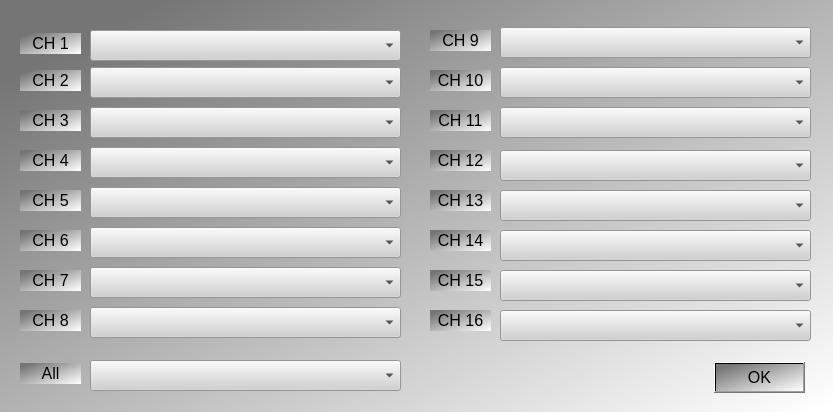
<?xml version="1.0" encoding="UTF-8"?>
<ui version="4.0">
 <class>Dialog_MidiMapper</class>
 <widget class="QDialog" name="Dialog_MidiMapper">
  <property name="geometry">
   <rect>
    <x>0</x>
    <y>0</y>
    <width>833</width>
    <height>412</height>
   </rect>
  </property>
  <property name="windowTitle">
   <string>MIDI Mapper</string>
  </property>
  <property name="styleSheet">
   <string notr="true">background-color: qlineargradient(spread:pad, x1:0.0795909, y1:0.119, x2:0.983, y2:0.998455, stop:0 rgba(117, 117, 117, 255), stop:1 rgba(255, 255, 255, 255));
border-color: rgb(0, 0, 0);</string>
  </property>
  <widget class="QLabel" name="label_MidiMapperCh_6">
   <property name="geometry">
    <rect>
     <x>20</x>
     <y>230</y>
     <width>61</width>
     <height>21</height>
    </rect>
   </property>
   <property name="font">
    <font>
     <pointsize>12</pointsize>
    </font>
   </property>
   <property name="text">
    <string>CH 6</string>
   </property>
   <property name="alignment">
    <set>Qt::AlignCenter</set>
   </property>
  </widget>
  <widget class="QComboBox" name="comboBox_MidiMapperCh_14">
   <property name="geometry">
    <rect>
     <x>500</x>
     <y>230</y>
     <width>311</width>
     <height>31</height>
    </rect>
   </property>
   <property name="font">
    <font>
     <pointsize>12</pointsize>
    </font>
   </property>
   <property name="styleSheet">
    <string notr="true">
border-color: rgb(0, 0, 0);
background-color: rgb(209, 209, 209);</string>
   </property>
  </widget>
  <widget class="QLabel" name="label_MidiMapperCh_3">
   <property name="geometry">
    <rect>
     <x>20</x>
     <y>110</y>
     <width>61</width>
     <height>21</height>
    </rect>
   </property>
   <property name="font">
    <font>
     <pointsize>12</pointsize>
    </font>
   </property>
   <property name="text">
    <string>CH 3</string>
   </property>
   <property name="alignment">
    <set>Qt::AlignCenter</set>
   </property>
  </widget>
  <widget class="QLabel" name="label_MidiMapperCh_7">
   <property name="geometry">
    <rect>
     <x>20</x>
     <y>270</y>
     <width>61</width>
     <height>21</height>
    </rect>
   </property>
   <property name="font">
    <font>
     <pointsize>12</pointsize>
    </font>
   </property>
   <property name="text">
    <string>CH 7</string>
   </property>
   <property name="alignment">
    <set>Qt::AlignCenter</set>
   </property>
  </widget>
  <widget class="QComboBox" name="comboBox_MidiMapperCh_15">
   <property name="geometry">
    <rect>
     <x>500</x>
     <y>270</y>
     <width>311</width>
     <height>31</height>
    </rect>
   </property>
   <property name="font">
    <font>
     <pointsize>12</pointsize>
    </font>
   </property>
   <property name="styleSheet">
    <string notr="true">
border-color: rgb(0, 0, 0);
background-color: rgb(209, 209, 209);</string>
   </property>
  </widget>
  <widget class="QComboBox" name="comboBox_MidiMapperCh_12">
   <property name="geometry">
    <rect>
     <x>500</x>
     <y>150</y>
     <width>311</width>
     <height>31</height>
    </rect>
   </property>
   <property name="font">
    <font>
     <pointsize>12</pointsize>
    </font>
   </property>
   <property name="styleSheet">
    <string notr="true">
border-color: rgb(0, 0, 0);
background-color: rgb(209, 209, 209);</string>
   </property>
  </widget>
  <widget class="QPushButton" name="pushButton_MidiMapperOK">
   <property name="geometry">
    <rect>
     <x>714</x>
     <y>362</y>
     <width>91</width>
     <height>31</height>
    </rect>
   </property>
   <property name="font">
    <font>
     <pointsize>12</pointsize>
    </font>
   </property>
   <property name="text">
    <string>OK</string>
   </property>
  </widget>
  <widget class="QComboBox" name="comboBox_MidiMapperCh_11">
   <property name="geometry">
    <rect>
     <x>500</x>
     <y>107</y>
     <width>311</width>
     <height>31</height>
    </rect>
   </property>
   <property name="font">
    <font>
     <pointsize>12</pointsize>
    </font>
   </property>
   <property name="styleSheet">
    <string notr="true">
border-color: rgb(0, 0, 0);
background-color: rgb(209, 209, 209);</string>
   </property>
  </widget>
  <widget class="QLabel" name="label_MidiMapperCh_10">
   <property name="geometry">
    <rect>
     <x>430</x>
     <y>70</y>
     <width>61</width>
     <height>21</height>
    </rect>
   </property>
   <property name="font">
    <font>
     <pointsize>12</pointsize>
    </font>
   </property>
   <property name="text">
    <string>CH 10</string>
   </property>
   <property name="alignment">
    <set>Qt::AlignCenter</set>
   </property>
  </widget>
  <widget class="QComboBox" name="comboBox_MidiMapperCh_7">
   <property name="geometry">
    <rect>
     <x>90</x>
     <y>267</y>
     <width>311</width>
     <height>31</height>
    </rect>
   </property>
   <property name="font">
    <font>
     <pointsize>12</pointsize>
    </font>
   </property>
   <property name="styleSheet">
    <string notr="true">
border-color: rgb(0, 0, 0);
background-color: rgb(209, 209, 209);</string>
   </property>
  </widget>
  <widget class="QLabel" name="label_MidiMapperCh_13">
   <property name="geometry">
    <rect>
     <x>430</x>
     <y>190</y>
     <width>61</width>
     <height>21</height>
    </rect>
   </property>
   <property name="font">
    <font>
     <pointsize>12</pointsize>
    </font>
   </property>
   <property name="text">
    <string>CH 13</string>
   </property>
   <property name="alignment">
    <set>Qt::AlignCenter</set>
   </property>
  </widget>
  <widget class="QLabel" name="label_MidiMapperCh_9">
   <property name="geometry">
    <rect>
     <x>430</x>
     <y>30</y>
     <width>61</width>
     <height>21</height>
    </rect>
   </property>
   <property name="font">
    <font>
     <pointsize>12</pointsize>
    </font>
   </property>
   <property name="text">
    <string>CH 9</string>
   </property>
   <property name="alignment">
    <set>Qt::AlignCenter</set>
   </property>
  </widget>
  <widget class="QComboBox" name="comboBox_MidiMapperCh_6">
   <property name="geometry">
    <rect>
     <x>90</x>
     <y>227</y>
     <width>311</width>
     <height>31</height>
    </rect>
   </property>
   <property name="font">
    <font>
     <pointsize>12</pointsize>
    </font>
   </property>
   <property name="styleSheet">
    <string notr="true">
border-color: rgb(0, 0, 0);
background-color: rgb(209, 209, 209);</string>
   </property>
  </widget>
  <widget class="QLabel" name="label_MidiMapperCh_11">
   <property name="geometry">
    <rect>
     <x>430</x>
     <y>110</y>
     <width>61</width>
     <height>21</height>
    </rect>
   </property>
   <property name="font">
    <font>
     <pointsize>12</pointsize>
    </font>
   </property>
   <property name="text">
    <string>CH 11</string>
   </property>
   <property name="alignment">
    <set>Qt::AlignCenter</set>
   </property>
  </widget>
  <widget class="QComboBox" name="comboBox_MidiMapperCh_13">
   <property name="geometry">
    <rect>
     <x>500</x>
     <y>190</y>
     <width>311</width>
     <height>31</height>
    </rect>
   </property>
   <property name="font">
    <font>
     <pointsize>12</pointsize>
    </font>
   </property>
   <property name="styleSheet">
    <string notr="true">
border-color: rgb(0, 0, 0);
background-color: rgb(209, 209, 209);</string>
   </property>
  </widget>
  <widget class="QComboBox" name="comboBox_MidiMapperCh_16">
   <property name="geometry">
    <rect>
     <x>500</x>
     <y>310</y>
     <width>311</width>
     <height>31</height>
    </rect>
   </property>
   <property name="font">
    <font>
     <pointsize>12</pointsize>
    </font>
   </property>
   <property name="styleSheet">
    <string notr="true">
border-color: rgb(0, 0, 0);
background-color: rgb(209, 209, 209);</string>
   </property>
  </widget>
  <widget class="QLabel" name="label_MidiMapperCh_1">
   <property name="geometry">
    <rect>
     <x>20</x>
     <y>33</y>
     <width>61</width>
     <height>21</height>
    </rect>
   </property>
   <property name="font">
    <font>
     <pointsize>12</pointsize>
    </font>
   </property>
   <property name="text">
    <string>CH 1</string>
   </property>
   <property name="alignment">
    <set>Qt::AlignCenter</set>
   </property>
  </widget>
  <widget class="QLabel" name="label_MidiMapperCh_15">
   <property name="geometry">
    <rect>
     <x>430</x>
     <y>270</y>
     <width>61</width>
     <height>21</height>
    </rect>
   </property>
   <property name="font">
    <font>
     <pointsize>12</pointsize>
    </font>
   </property>
   <property name="text">
    <string>CH 15</string>
   </property>
   <property name="alignment">
    <set>Qt::AlignCenter</set>
   </property>
  </widget>
  <widget class="QComboBox" name="comboBox_MidiMapperCh_1">
   <property name="geometry">
    <rect>
     <x>90</x>
     <y>30</y>
     <width>311</width>
     <height>31</height>
    </rect>
   </property>
   <property name="font">
    <font>
     <pointsize>12</pointsize>
    </font>
   </property>
   <property name="styleSheet">
    <string notr="true">
border-color: rgb(0, 0, 0);
background-color: rgb(209, 209, 209);</string>
   </property>
  </widget>
  <widget class="QLabel" name="label_MidiMapperCh_5">
   <property name="geometry">
    <rect>
     <x>20</x>
     <y>190</y>
     <width>61</width>
     <height>21</height>
    </rect>
   </property>
   <property name="font">
    <font>
     <pointsize>12</pointsize>
    </font>
   </property>
   <property name="text">
    <string>CH 5</string>
   </property>
   <property name="alignment">
    <set>Qt::AlignCenter</set>
   </property>
  </widget>
  <widget class="QComboBox" name="comboBox_MidiMapperCh_8">
   <property name="geometry">
    <rect>
     <x>90</x>
     <y>307</y>
     <width>311</width>
     <height>31</height>
    </rect>
   </property>
   <property name="font">
    <font>
     <pointsize>12</pointsize>
    </font>
   </property>
   <property name="styleSheet">
    <string notr="true">
border-color: rgb(0, 0, 0);
background-color: rgb(209, 209, 209);</string>
   </property>
  </widget>
  <widget class="QLabel" name="label_MidiMapperCh_2">
   <property name="geometry">
    <rect>
     <x>20</x>
     <y>70</y>
     <width>61</width>
     <height>21</height>
    </rect>
   </property>
   <property name="font">
    <font>
     <pointsize>12</pointsize>
    </font>
   </property>
   <property name="text">
    <string>CH 2</string>
   </property>
   <property name="alignment">
    <set>Qt::AlignCenter</set>
   </property>
  </widget>
  <widget class="QLabel" name="label_MidiMapperCh_4">
   <property name="geometry">
    <rect>
     <x>20</x>
     <y>150</y>
     <width>61</width>
     <height>21</height>
    </rect>
   </property>
   <property name="font">
    <font>
     <pointsize>12</pointsize>
    </font>
   </property>
   <property name="text">
    <string>CH 4</string>
   </property>
   <property name="alignment">
    <set>Qt::AlignCenter</set>
   </property>
  </widget>
  <widget class="QComboBox" name="comboBox_MidiMapperCh_5">
   <property name="geometry">
    <rect>
     <x>90</x>
     <y>187</y>
     <width>311</width>
     <height>31</height>
    </rect>
   </property>
   <property name="font">
    <font>
     <pointsize>12</pointsize>
    </font>
   </property>
   <property name="styleSheet">
    <string notr="true">
border-color: rgb(0, 0, 0);
background-color: rgb(209, 209, 209);</string>
   </property>
  </widget>
  <widget class="QComboBox" name="comboBox_MidiMapperCh_2">
   <property name="geometry">
    <rect>
     <x>90</x>
     <y>67</y>
     <width>311</width>
     <height>31</height>
    </rect>
   </property>
   <property name="font">
    <font>
     <pointsize>12</pointsize>
    </font>
   </property>
   <property name="styleSheet">
    <string notr="true">
border-color: rgb(0, 0, 0);
background-color: rgb(209, 209, 209);</string>
   </property>
  </widget>
  <widget class="QComboBox" name="comboBox_MidiMapperCh_10">
   <property name="geometry">
    <rect>
     <x>500</x>
     <y>67</y>
     <width>311</width>
     <height>31</height>
    </rect>
   </property>
   <property name="font">
    <font>
     <pointsize>12</pointsize>
    </font>
   </property>
   <property name="styleSheet">
    <string notr="true">
border-color: rgb(0, 0, 0);
background-color: rgb(209, 209, 209);</string>
   </property>
  </widget>
  <widget class="QLabel" name="label_MidiMapperCh_12">
   <property name="geometry">
    <rect>
     <x>430</x>
     <y>150</y>
     <width>61</width>
     <height>21</height>
    </rect>
   </property>
   <property name="font">
    <font>
     <pointsize>12</pointsize>
    </font>
   </property>
   <property name="text">
    <string>CH 12</string>
   </property>
   <property name="alignment">
    <set>Qt::AlignCenter</set>
   </property>
  </widget>
  <widget class="QComboBox" name="comboBox_MidiMapperCh_4">
   <property name="geometry">
    <rect>
     <x>90</x>
     <y>147</y>
     <width>311</width>
     <height>31</height>
    </rect>
   </property>
   <property name="font">
    <font>
     <pointsize>12</pointsize>
    </font>
   </property>
   <property name="styleSheet">
    <string notr="true">
border-color: rgb(0, 0, 0);
background-color: rgb(209, 209, 209);</string>
   </property>
  </widget>
  <widget class="QComboBox" name="comboBox_MidiMapperCh_9">
   <property name="geometry">
    <rect>
     <x>500</x>
     <y>27</y>
     <width>311</width>
     <height>31</height>
    </rect>
   </property>
   <property name="font">
    <font>
     <pointsize>12</pointsize>
    </font>
   </property>
   <property name="styleSheet">
    <string notr="true">
border-color: rgb(0, 0, 0);
background-color: rgb(209, 209, 209);</string>
   </property>
  </widget>
  <widget class="QLabel" name="label_MidiMapperCh_16">
   <property name="geometry">
    <rect>
     <x>430</x>
     <y>310</y>
     <width>61</width>
     <height>21</height>
    </rect>
   </property>
   <property name="font">
    <font>
     <pointsize>12</pointsize>
    </font>
   </property>
   <property name="text">
    <string>CH 16</string>
   </property>
   <property name="alignment">
    <set>Qt::AlignCenter</set>
   </property>
  </widget>
  <widget class="QComboBox" name="comboBox_MidiMapperCh_3">
   <property name="geometry">
    <rect>
     <x>90</x>
     <y>107</y>
     <width>311</width>
     <height>31</height>
    </rect>
   </property>
   <property name="font">
    <font>
     <pointsize>12</pointsize>
    </font>
   </property>
   <property name="styleSheet">
    <string notr="true">
border-color: rgb(0, 0, 0);
background-color: rgb(209, 209, 209);</string>
   </property>
  </widget>
  <widget class="QLabel" name="label_MidiMapperCh_8">
   <property name="geometry">
    <rect>
     <x>20</x>
     <y>310</y>
     <width>61</width>
     <height>21</height>
    </rect>
   </property>
   <property name="font">
    <font>
     <pointsize>12</pointsize>
    </font>
   </property>
   <property name="text">
    <string>CH 8</string>
   </property>
   <property name="alignment">
    <set>Qt::AlignCenter</set>
   </property>
  </widget>
  <widget class="QLabel" name="label_MidiMapperCh_14">
   <property name="geometry">
    <rect>
     <x>430</x>
     <y>230</y>
     <width>61</width>
     <height>21</height>
    </rect>
   </property>
   <property name="font">
    <font>
     <pointsize>12</pointsize>
    </font>
   </property>
   <property name="text">
    <string>CH 14</string>
   </property>
   <property name="alignment">
    <set>Qt::AlignCenter</set>
   </property>
  </widget>
  <widget class="QComboBox" name="comboBox_MidiMapperSetAll">
   <property name="geometry">
    <rect>
     <x>90</x>
     <y>360</y>
     <width>311</width>
     <height>31</height>
    </rect>
   </property>
   <property name="font">
    <font>
     <pointsize>12</pointsize>
    </font>
   </property>
   <property name="styleSheet">
    <string notr="true">
border-color: rgb(0, 0, 0);
background-color: rgb(209, 209, 209);</string>
   </property>
  </widget>
  <widget class="QLabel" name="label_MidiMapperSetAll">
   <property name="geometry">
    <rect>
     <x>20</x>
     <y>363</y>
     <width>61</width>
     <height>21</height>
    </rect>
   </property>
   <property name="font">
    <font>
     <pointsize>12</pointsize>
    </font>
   </property>
   <property name="text">
    <string>All</string>
   </property>
   <property name="alignment">
    <set>Qt::AlignCenter</set>
   </property>
  </widget>
 </widget>
 <resources/>
 <connections/>
</ui>
